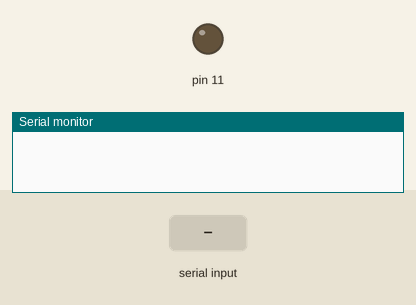
The sketch below on a simulated Arduino Uno, built with avr-gcc and run on an emulated ATmega328P. On the bench: output pins drawn as LEDs (lit = HIGH), the last lines printed to the serial monitor. The test bench sets the inputs (shaded band).

Above: at 1.2 s.
1.3 s: "90,45\n" received over Serial
At 2.5 s:
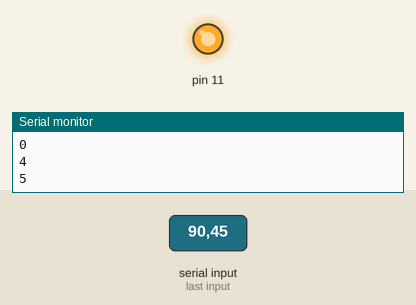
2.8 s: "30,150\n" received over Serial
At 4.0 s:
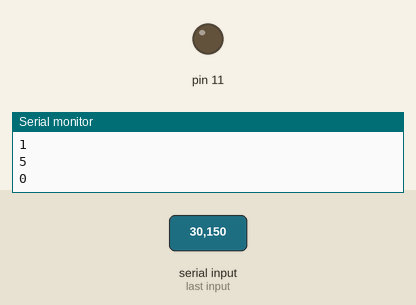
4.3 s: "200\n" received over Serial
5.8 s: "5\n" received over Serial
At 7.0 s:
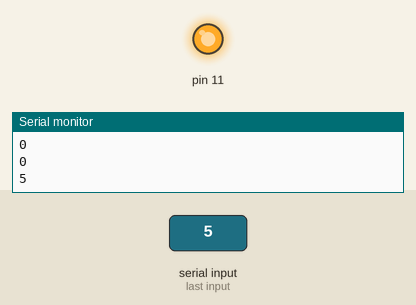
7.3 s: "90\n" received over Serial
At 8.3 s:
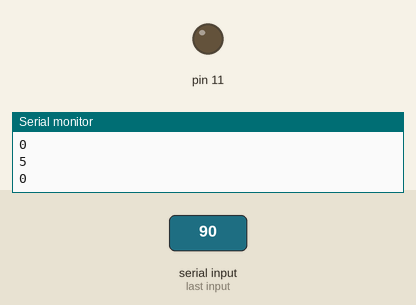
Timing chart, 0 to 9.8 s (numbered marks = the images above; inputs shaded):
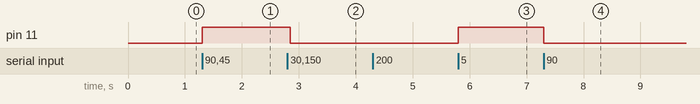

Measured:
- after the input at 1.3 s, pin 11: LOW → HIGH at once
- after the input at 2.8 s, pin 11: HIGH → LOW after 0.05 s
- after the input at 5.8 s, pin 11: LOW → HIGH at once
- after the input at 7.3 s, pin 11: HIGH → LOW at once

The sketch:

motorTests.ino
```cpp
int voltage = 0;

void setup()
{
    Serial.begin(9600);
}

void loop()
{
    if(Serial.available() > 0)
    {
	int temp = Serial.read();
	if(temp >= '0' && temp <= '5')
	{
	    voltage = temp - '0';
	    Serial.println(voltage);
	    analogWrite(11, voltage * 51);
	}
    }
}
```
